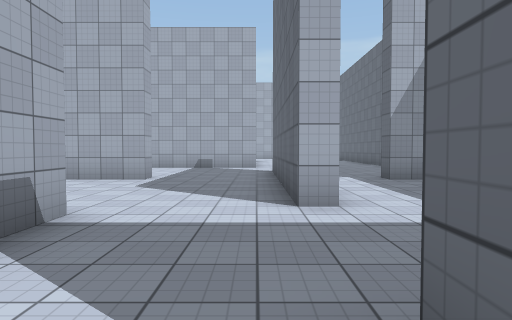
[1] (above)

24 first-person views from a walk through a Unity game level. The camera is 1.4 m above the floor, tilts 2° down and sees 75° across. The floor is counted in squares, 2 m on a side. Each view is taken from the middle of a square. On the plan, view 1 faces up. The plan holds only what a view shows up to about 10 squares ahead; the rest is blank. The place goes on beyond the plan. The player character is not drawn. Surface patterns are stand-ins for the level's own textures.

[2]
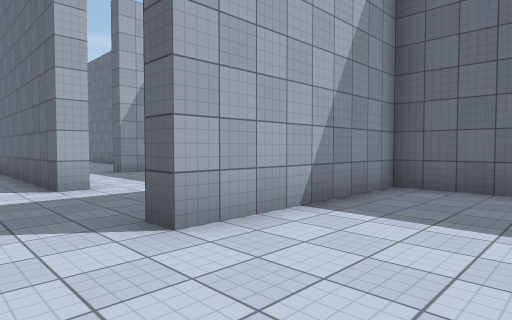

[3]
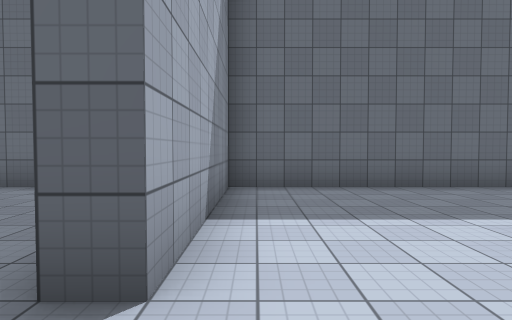

[4]
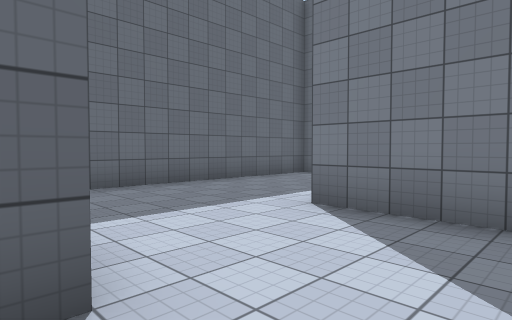

[5]
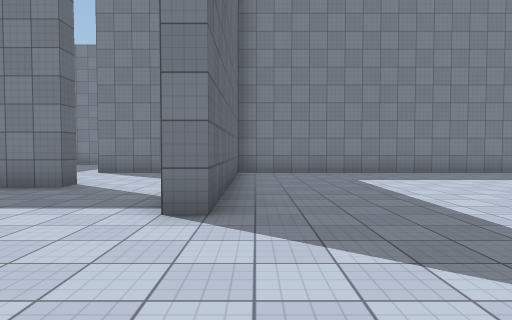

[6]
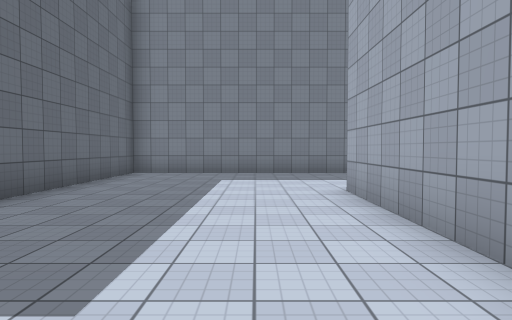

[7]
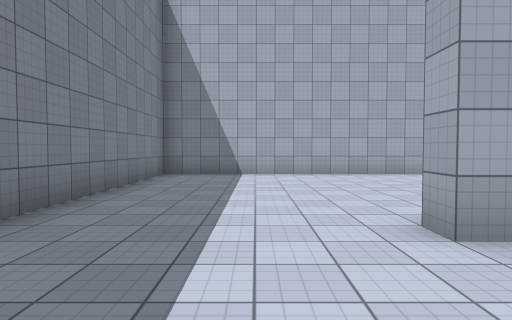

[8]
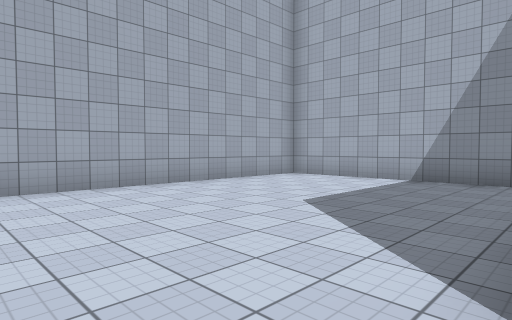

[9]
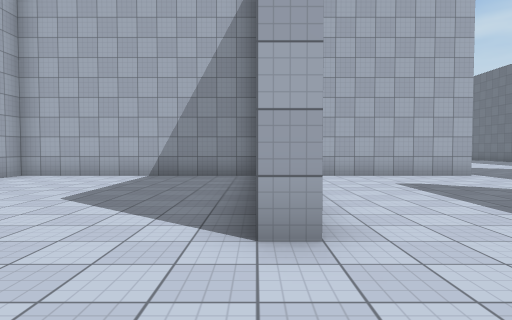

[10]
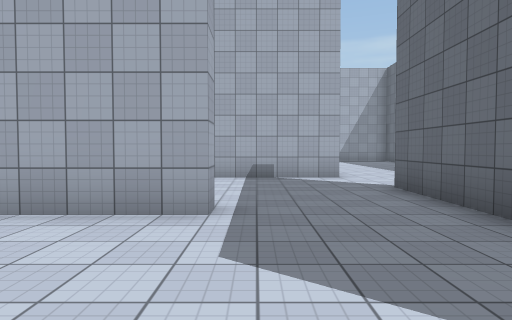

[11]
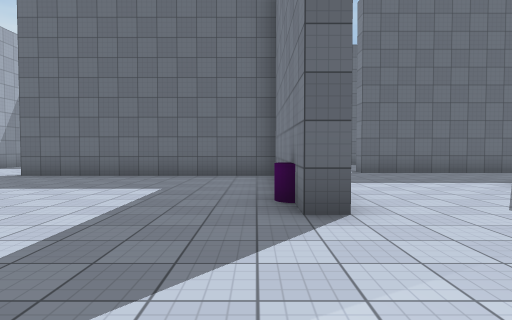

[12]
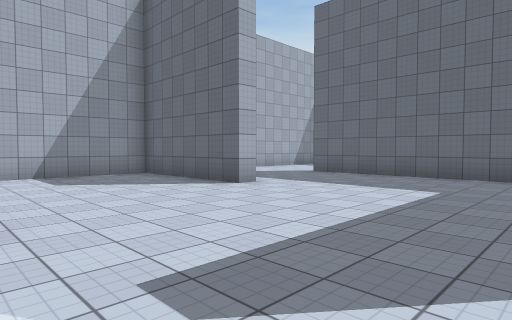

[13]
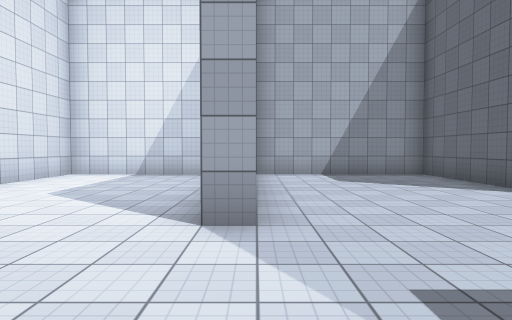

[14]
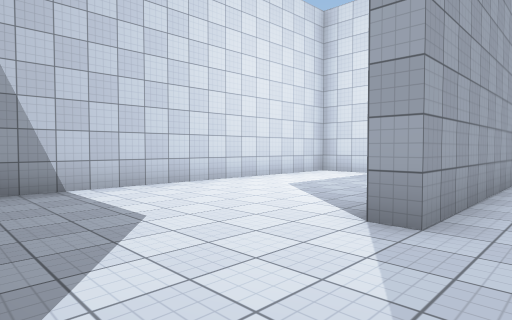

[15]
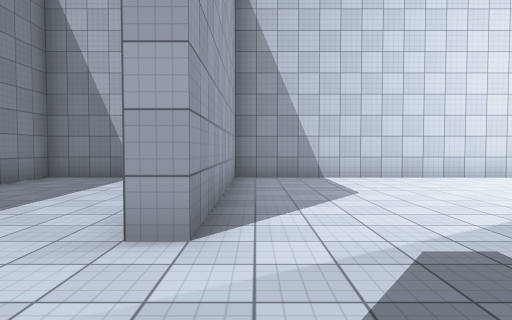

[16]
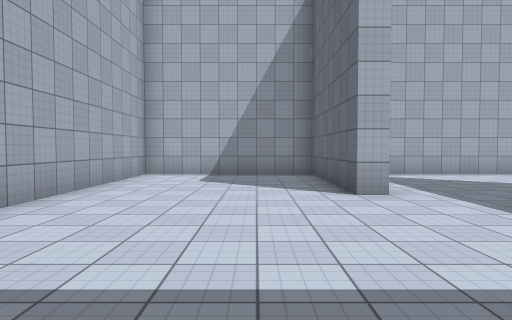

[17]
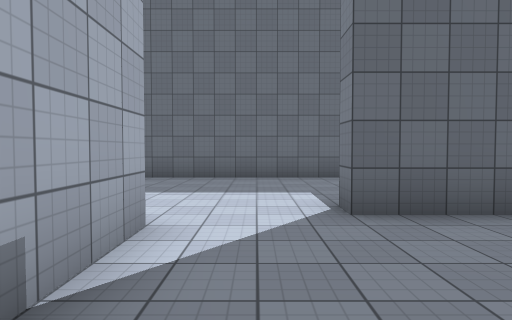

[18]
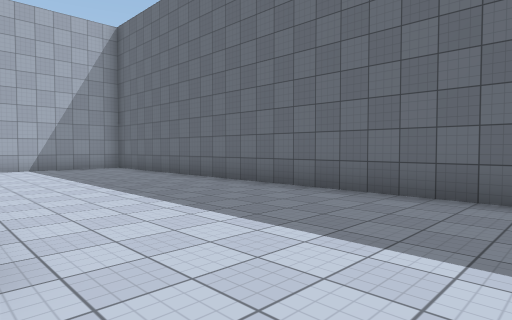

[19]
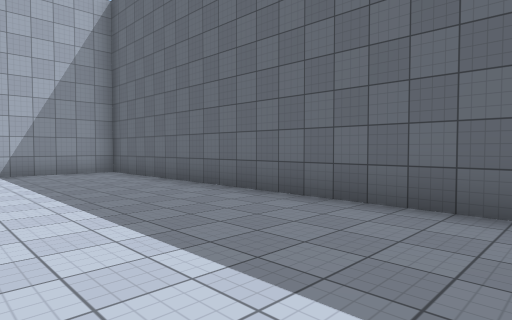

[20]
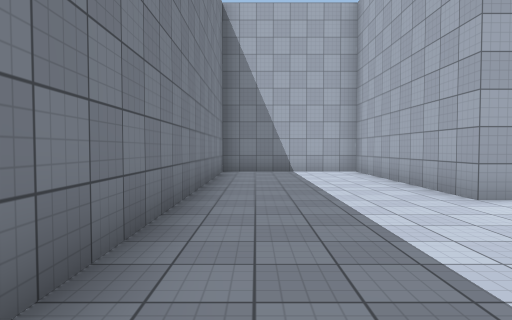

[21]
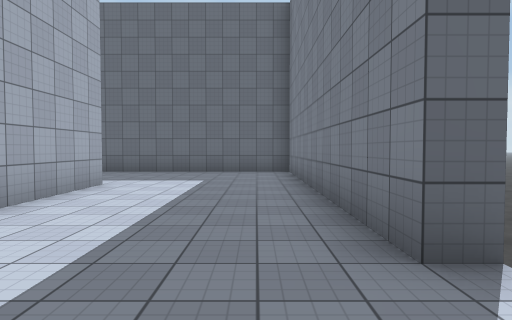

[22]
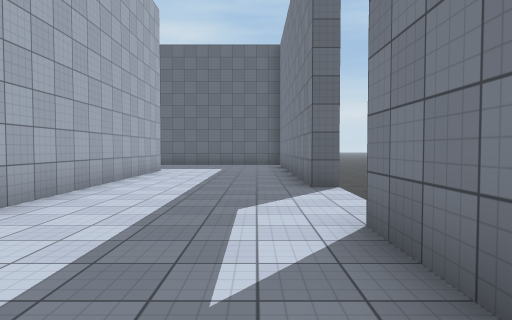

[23]
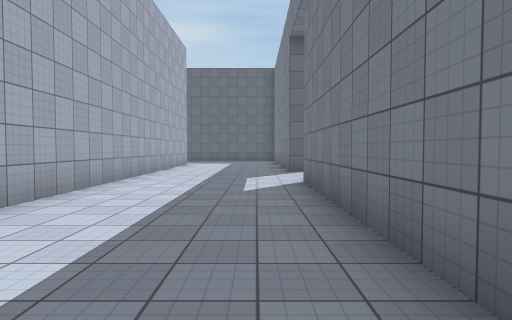

[24]
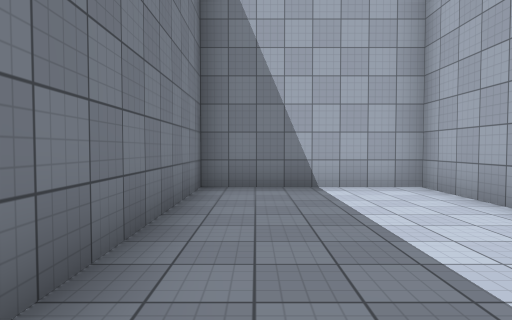

### Floor plan
Points are (right, up) in squares from view 1. A wall is a line through its corners. A room is listed if a view was taken in it or the views show most of it. See-through windows are left out.
Room 1 (views 1, 2, 3, 21, 22, 23, 24)
walls: (-3, -7.6) (-3, -7) (5, -7) (5, 0.5) (0.5, 0.5); (-0.6, -2.5) (1.5, -2.5); (1.5, -3) (-9.1, -3); (-11.9, -3) (-14, -3) (-14, -7) (-6, -7)
ways out: opening at (-0.5, 1) to room 2
Room 2 (views 4, 5, 6, 7, 8, 9, 10, 11, 12, 13, 14, 15, 16, 17, 18, 19, 20)
walls: (-5.5, 11.9) (-5.5, 12.5) (-0.5, 12.5) (-0.5, 19); (-2.5, 8) (-2.5, 7.5) (-6.4, 7.5); (-8, 7.5) (-14, 7.5) (-14, -2.5) (-2.5, -2.5) (-2.5, 3.5) (-2, 3.5) (-2, 2.5); (0.1, 12) (-3, 12); (-7.5, 5.1) (-7.5, 1.5) (-8, 1.5); (-3.9, 18) (-4.5, 18) (-4.5, 22) (-9, 22) (-9, 16) (-9.5, 16); (3, 7.5) (3, 8); (1.1, 4) (0.5, 4) (0.5, 10) (1, 10); (5, 8.9) (5, 22) (-2.5, 22); (0.5, 0.5) (0.5, 1) (1.6, 1); (-10.4, 22) (-14, 22) (-14, 12.5) (-8.5, 12.5) (-8.5, 12) (-14, 12) (-14, 8) (-5.2, 8)
ways out: opening at (-0.5, 1) to room 1; opening at (1, 2.5); opening at (2, 8)
objects: purple cylinder (-5, 13)

Where each view was taken, in squares from view 1:
view 1: 0 up, 0 right, facing up
view 2: 2 down, 1 left, facing up-right
view 3: 0 up, 1 left, facing right
view 4: 1 up, 1 left, facing down-right
view 5: 7 up, 3 left, facing down
view 6: 7 up, 6 left, facing down
view 7: 0 up, 5 left, facing left
view 8: 0 up, 8 left, facing up-left
view 9: 1 down, 8 left, facing up
view 10: 4 up, 2 left, facing up
view 11: 13 up, 9 left, facing right
view 12: 13 up, 9 left, facing up-right
view 13: 13 up, 9 left, facing up
view 14: 13 up, 8 left, facing up-left
view 15: 13 up, 6 left, facing left
view 16: 13 up, 6 left, facing up
view 17: 11 up, 3 left, facing right
view 18: 10 up, 0 right, facing up-right
view 19: 12 up, 1 right, facing up-right
view 20: 9 up, 4 left, facing left
view 21: 6 down, 5 left, facing right
view 22: 6 down, 9 left, facing right
view 23: 6 down, 13 left, facing right
view 24: 6 down, 8 left, facing left
